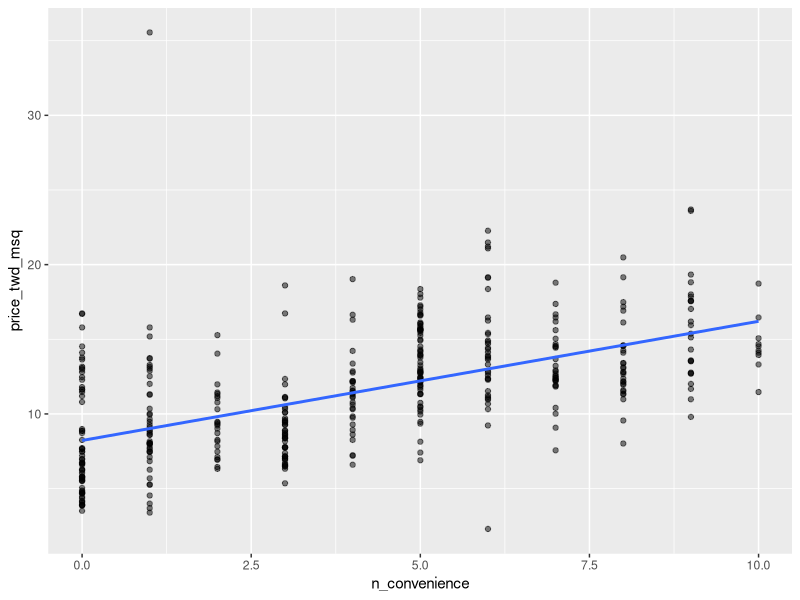
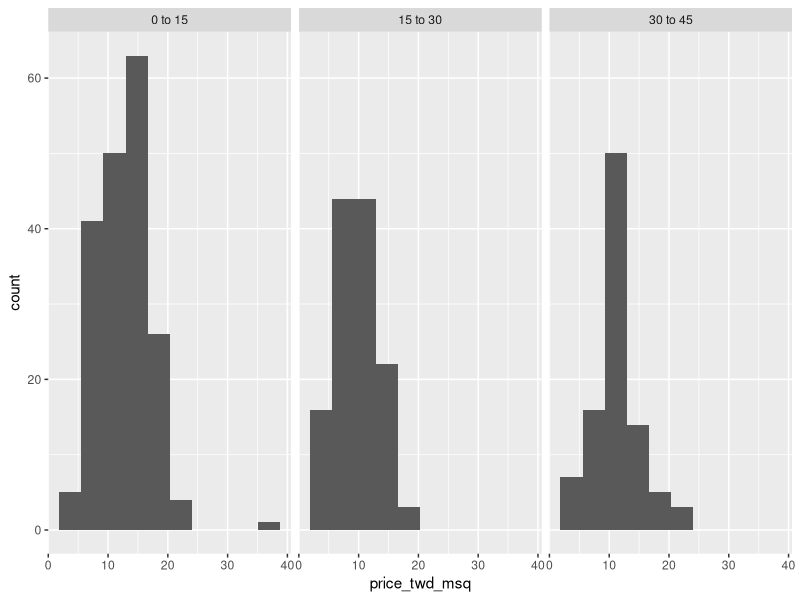
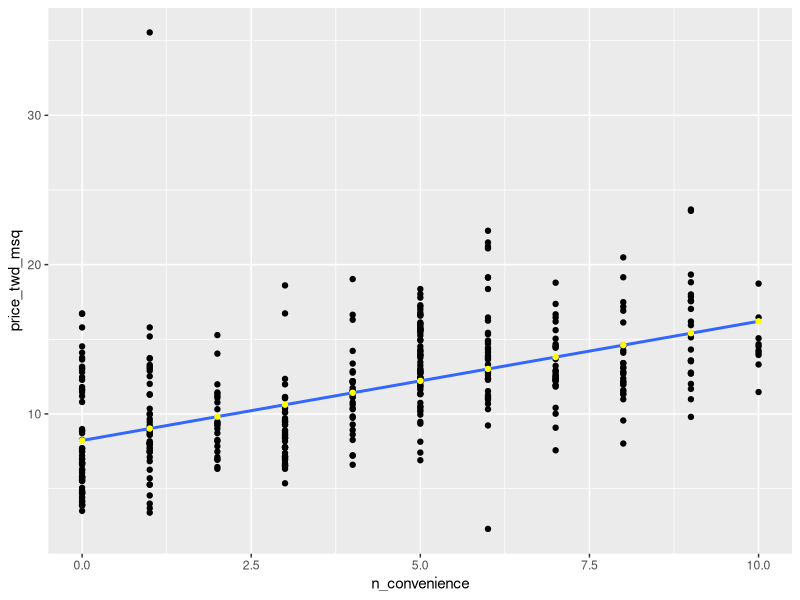
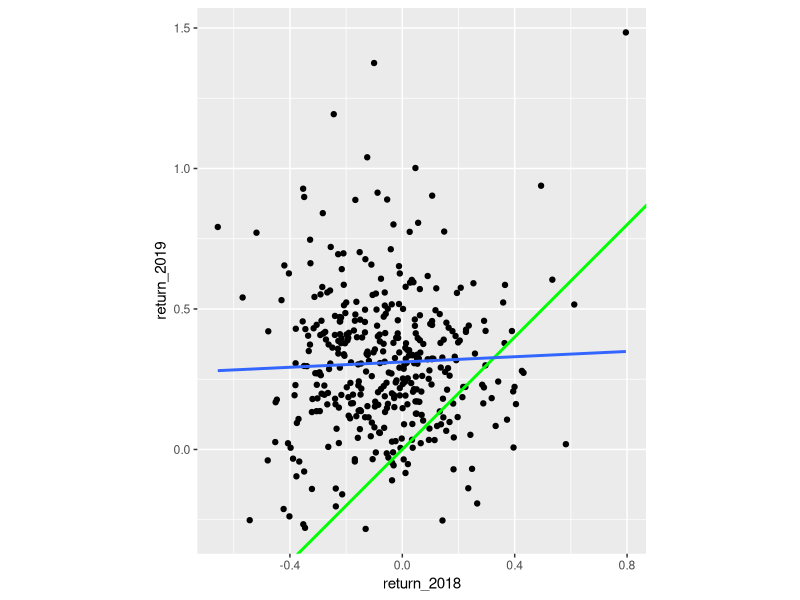
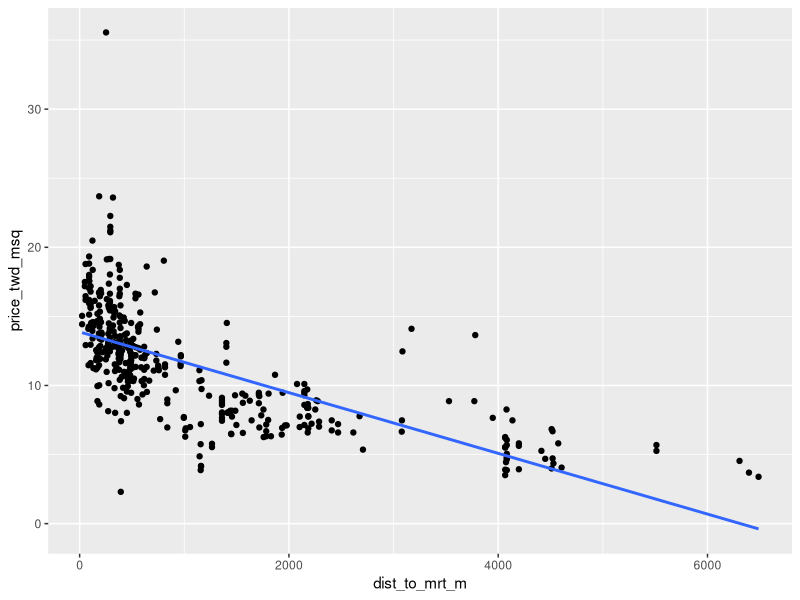
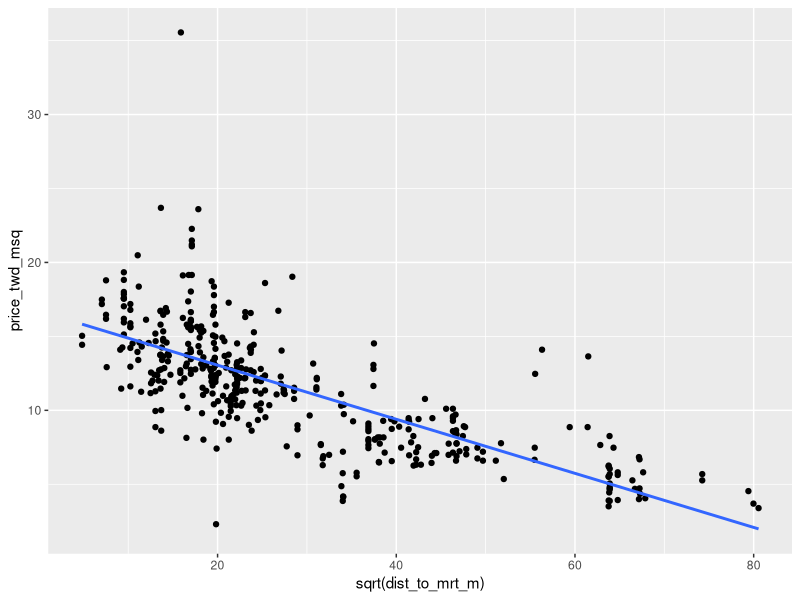
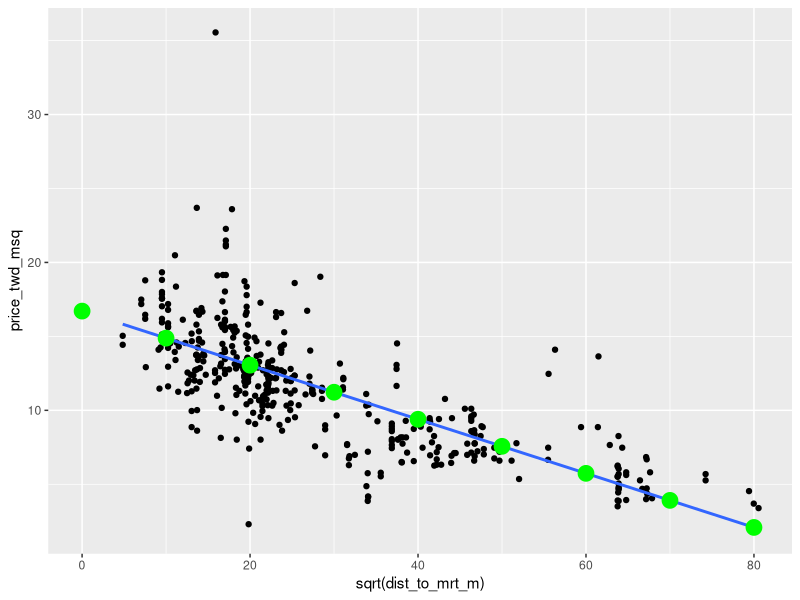
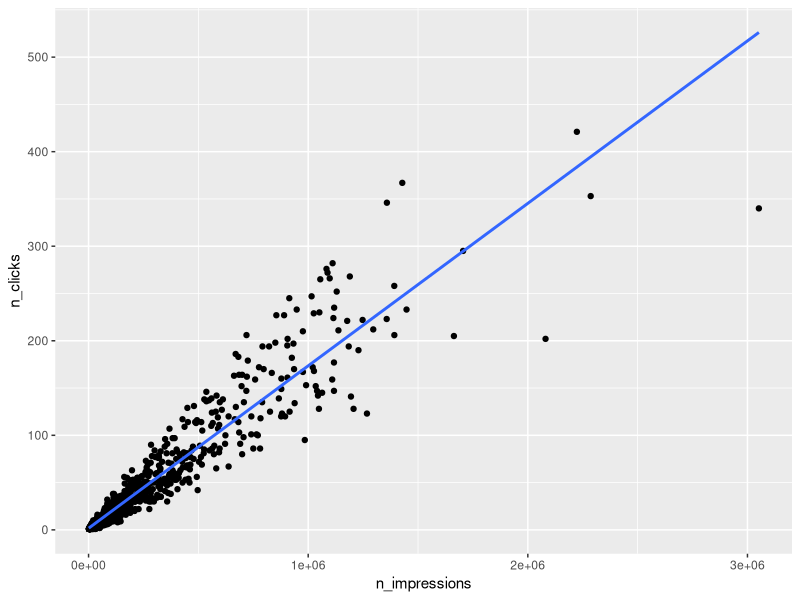

Here is the R script that generated these plots, in order:
## ---- chunk 1
library(tidyverse)
library(broom)
## ---- chunk 2
taiwan_real_estate <- read_csv("taiwan_real_estate.csv")
sp500_yearly_returns <- read_csv("sp500_yearly_returns.csv")

ad_conversion <- read_csv("ad_conversion.csv")

churn <- read_csv("churn.csv")

## ---- chunk 3
taiwan_real_estate %>%
ggplot(aes(n_convenience, price_twd_msq))+
geom_point(alpha=0.5)+
  geom_smooth(method="lm", se=FALSE)
## ---- chunk 4
# Run a linear regression of price_twd_msq vs. n_convenience
lm(price_twd_msq~n_convenience, taiwan_real_estate)
## ---- chunk 5
# Using taiwan_real_estate, plot price_twd_msq
taiwan_real_estate %>% ggplot(aes(price_twd_msq)) +
  # Make it a histogram with 10 bins
  geom_histogram(bins=10) +
  # Facet the plot so each house age group gets its own panel
  facet_wrap(vars(house_age_years))
## ---- chunk 6
summary_stats <- taiwan_real_estate %>% 
  # Group by house age
  group_by(house_age_years) %>% 
  # Summarize to calculate the mean house price/area
  summarise(mean_by_group = mean(price_twd_msq))

# See the result
summary_stats
## ---- chunk 7
# Run a linear regression of price_twd_msq vs. house_age_years
mdl_price_vs_age <- lm(price_twd_msq~house_age_years, taiwan_real_estate)

# See the result
mdl_price_vs_age


#---------------------------------

# Update the model formula to remove the intercept
mdl_price_vs_age_no_intercept <- lm(
  price_twd_msq ~ house_age_years+0, 
  data = taiwan_real_estate
)

# See the result
mdl_price_vs_age_no_intercept
## ---- chunk 8
taiwan_real_estate


mdl_price_vs_conv <- lm(formula = price_twd_msq ~ n_convenience, data = taiwan_real_estate)



# Create a tibble with n_convenience column from zero to ten
explanatory_data <- tibble(n_convenience = 0:10)
explanatory_data
# Use mdl_price_vs_conv to predict with explanatory_data
prediction_data <- explanatory_data %>% 
  mutate(
    price_twd_msq = predict(mdl_price_vs_conv, explanatory_data)
  )

# See the result
prediction_data
## ---- chunk 9
# Add to the plot
ggplot(taiwan_real_estate, aes(n_convenience, price_twd_msq)) +
  geom_point() +
  geom_smooth(method = "lm", se = FALSE) +
  # Add a point layer of prediction data, colored yellow
  geom_point(data = prediction_data,
color = "yellow")
## ---- chunk 10
# Get the model coefficients of mdl_price_vs_conv
coefficients(mdl_price_vs_conv)

# Get the fitted values of mdl_price_vs_conv
fitted(mdl_price_vs_conv)

# Get the residuals of mdl_price_vs_conv
residuals(mdl_price_vs_conv)

# Print a summary of mdl_price_vs_conv
summary (mdl_price_vs_conv)
## ---- chunk 11
# Get the coefficients of mdl_price_vs_conv
coeffs <- coefficients(mdl_price_vs_conv)

# Get the intercept
intercept <- coeffs[1]

# Get the slope
slope <- coeffs[2]

explanatory_data %>% 
  mutate(
    # Manually calculate the predictions
    price_twd_msq = slope*n_convenience+intercept
  )

# Compare to the results from predict()
predict(mdl_price_vs_conv, explanatory_data)
## ---- chunk 12
# Get the coefficient-level elements of the model
tidy(mdl_price_vs_conv)

# Get the observation-level elements of the model
augment(mdl_price_vs_conv)

# Get the model-level elements of the model
glance(mdl_price_vs_conv)
## ---- chunk 13
# Using sp500_yearly_returns, plot return_2019 vs. return_2018
sp500_yearly_returns %>% ggplot(aes(return_2018, return_2019)) +
  # Make it a scatter plot
  geom_point() +
  # Add a line at y = x, colored green, size 1
  geom_abline(color = "green", size = 1) +
  # Add a linear regression trend line, no std. error ribbon
  geom_smooth(method="lm", se=FALSE) +
  # Fix the coordinate ratio
  coord_fixed()
## ---- chunk 14
# Run a linear regression on return_2019 vs. return_2018
# using sp500_yearly_returns
mdl_returns <- lm(return_2019~return_2018, sp500_yearly_returns)

# See the result
mdl_returns

#-----------------------------------------
# Create a data frame with return_2018 at -1, 0, and 1 
explanatory_data <- tibble(return_2018=-1:1)



# Use mdl_returns to predict with explanatory_data
predict(mdl_returns, explanatory_data)


## ---- chunk 15
# Run the code to see the plot
# Edit so x-axis is square root of dist_to_mrt_m
ggplot(taiwan_real_estate, aes(dist_to_mrt_m, price_twd_msq)) +
  geom_point() +
  geom_smooth(method = "lm", se = FALSE)
## ---- chunk 16
# Run the code to see the plot
# Edit so x-axis is square root of dist_to_mrt_m
ggplot(taiwan_real_estate, aes(sqrt(dist_to_mrt_m), price_twd_msq)) +
  geom_point() +
  geom_smooth(method = "lm", se = FALSE)
## ---- chunk 17
# Run a linear regression of price_twd_msq vs. 
# square root of dist_to_mrt_m using taiwan_real_estate
mdl_price_vs_dist <- lm(price_twd_msq~sqrt(dist_to_mrt_m), taiwan_real_estate)

# See the result
mdl_price_vs_dist
## ---- chunk 18
# From previous step
mdl_price_vs_dist <- lm(
  price_twd_msq ~ sqrt(dist_to_mrt_m), 
  data = taiwan_real_estate
)

# Use this explanatory data
explanatory_data <- tibble(
  dist_to_mrt_m = seq(0, 80, 10) ^ 2
)

# Use mdl_price_vs_dist to predict explanatory_data
prediction_data <- explanatory_data %>%
mutate(
  price_twd_msq= predict(mdl_price_vs_dist,explanatory_data)



)
# See the result
prediction_data


ggplot(taiwan_real_estate, aes(sqrt(dist_to_mrt_m), price_twd_msq)) +
  geom_point() +
  geom_smooth(method = "lm", se = FALSE) +
  # Add points from prediction_data, colored green, size 5
  geom_point(data=prediction_data, color = "green", size= 5)


## ---- chunk 19
# Run the code to see the plot
# Edit to raise x, y aesthetics to power 0.25
ggplot(ad_conversion, aes(n_impressions, n_clicks)) +
  geom_point() +
  geom_smooth(method = "lm", se = FALSE)
## ---- chunk 20
# Run the code to see the plot
# Edit to raise x, y aesthetics to power 0.25
ggplot(ad_conversion, aes(n_impressions^0.25, n_clicks^0.25)) +
  geom_point() +
  geom_smooth(method = "lm", se = FALSE)
## ---- chunk 21
# From previous steps
mdl_click_vs_impression <- lm(
  I(n_clicks ^ 0.25) ~ I(n_impressions ^ 0.25),
  data = ad_conversion
)
explanatory_data <- tibble(
  n_impressions = seq(0, 3e6, 5e5)
)
prediction_data <- explanatory_data %>% 
  mutate(
    n_clicks_025 = predict(mdl_click_vs_impression, explanatory_data),
    n_clicks = n_clicks_025 ^ 4
  )

ggplot(ad_conversion, aes(n_impressions ^ 0.25, n_clicks ^ 0.25)) +
  geom_point() +
  geom_smooth(method = "lm", se = FALSE) +
  # Add points from prediction_data, colored green
  geom_point(data=prediction_data,  color="green")
## ---- chunk 22
# Print a summary of mdl_click_vs_impression
summary(mdl_click_vs_impression)

#--------------------

# Get coeff of determination for mdl_click_vs_impression_orig
mdl_click_vs_impression %>% 
  # Get the model-level details
  glance() %>%
 
  # Pull out r.squared
  pull(r.squared)

## ---- chunk 23
# Get RSE for mdl_click_vs_impression
mdl_click_vs_impression %>% 
  # Get the model-level details
  glance() %>% 
  # Pull out sigma
  pull(sigma)
## ---- chunk 24
# Using churn, plot time_since_last_purchase
ggplot(churn, aes(time_since_last_purchase)) +
  # as a histogram with binwidth 0.25
  geom_histogram(binwidth=0.25) +
  # faceted in a grid with has_churned on each row
  facet_grid(vars(has_churned))


# Redraw the plot with time_since_first_purchase

ggplot(churn, aes(time_since_first_purchase)) +
  geom_histogram(binwidth=0.25) +
   facet_grid(vars(has_churned))
## ---- chunk 25
# Using churn plot has_churned vs. time_since_first_purchase
churn %>% ggplot(aes(time_since_first_purchase, has_churned)) +
  # Make it a scatter plot
  geom_point() +
  # Add an lm trend line, no std error ribbon, colored red
  geom_smooth(method="lm", se=FALSE, color="red")+

# Add a glm trend line, no std error ribbon, binomial family
  geom_smooth(method = "glm", se = FALSE,method.args = list(family = binomial))

